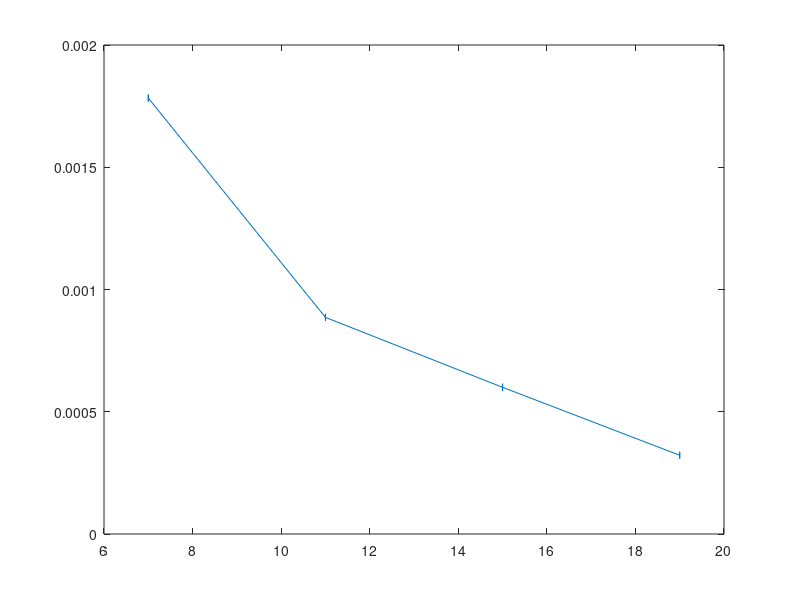

MATLAB code for this plot: (Note: this script raises an error after producing the figure.)
clear;
marker_colors{1} = [019, 103, 131]/256;
marker_colors{2} = [255,158,002] / 256;
marker_colors{3} = [251,056,071] / 256;
marker_colors{4} = [131,064,028] / 256;
marker_colors{5} = [075,116,178] / 256;
marker_colors{6} = [107,112,092] / 256;
figure;
Lx = [16,24, 32, 40];
distance = [7, 11,  15, 19];
SC = [0.001783, 0.000886, 0.000600, 0.000322];
% SC = [0.002034, 0.000886,0.000626,  0.000504];
err = [0.000022, 0.000005, 0.000050,0.000025];
%15: 6.1e-4
% 9: 1.026e-3
h1 = errorbar(distance(1:4), SC(1:4), err(1:4),'>');hold on;
h1.MarkerSize = 6;
h1.Color = marker_colors{4};
set(gca, 'XScale','log', 'YScale','log')
p = fit(log(distance([1:2,3])'),log(SC([1:2,3])'),'poly1');
fprintf('Ksc=%.5f\n',-p.p1);
x = distance(1):0.5:distance(end)+2;
fl=loglog(x,exp(p.p2)*x.^(p.p1-0.03),'--');
fl.Color = marker_colors{6};
range=confint(p, 0.95);
fprintf('error bar of Kc = %.12f\n', (range(2,1)-range(1,1))/2);

% T=text(8,4.5e-3,['$K_{sc}=',num2str(-p.p1),'$']);
T=text(8,4.5e-3,['$\propto r^{-K_{sc}}$']);
set(T,'Interpreter','latex');set(T,'Fontsize',22);

set(gca, 'XTick', [7,11,15,19]);
set(gca,'XTickLabel',{'7','11','15','19'});
set(gca, 'YLim', [1e-4, 1e-2]);
set(gca,'fontsize',20);
set(gca,'linewidth',1.5);
set(get(gca,'Children'),'linewidth',2); % Set line width 1.5 pounds
xlabel('$r$','Interpreter','latex');
ylabel('$\Phi_{yy}(r)$','Interpreter','latex');
set(get(gca,'XLabel'),'FontSize',20); 
set(get(gca,'YLabel'),'FontSize',20); 

set(gca,'Children',[T, h1, fl]);

set(gcf,'position',[1000,500,400,350]);
set(gca,'Xlim',[7,19]);
%set(gca,'Ylim',[1e-5, 1e-1]);

